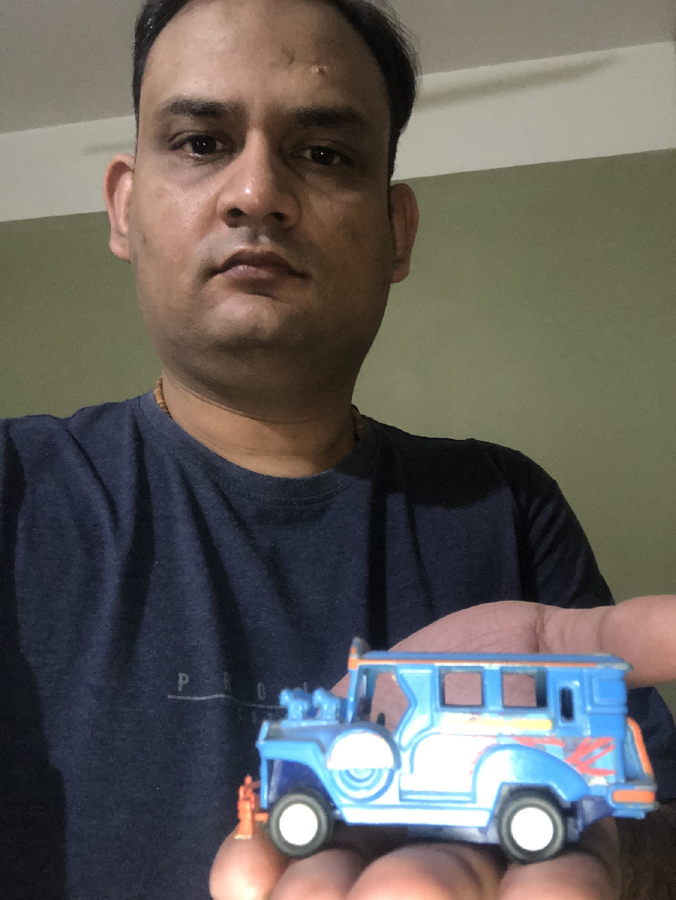
#> input picture session13/session13_A/IMG_0013.jpg, 1351 x 1800 px (shown at 1/2 size)
$ jupyter execute --allow-errors s13_A.ipynb
#> lines starting #> are read from the running program, lines starting #| are printed output that depends on the picture
[cell 1]
import cv2
import numpy as np

#> (a cell that did not finish here is left out)

[cell 3]
# Loading image
img = cv2.imread('IMG_0013.jpg')
#> img is the input picture: shape (1800, 1351, 3); mean B, G, R 91.8, 95.5, 98.8
img = cv2.resize(img, None, fx=0.4, fy=0.4)
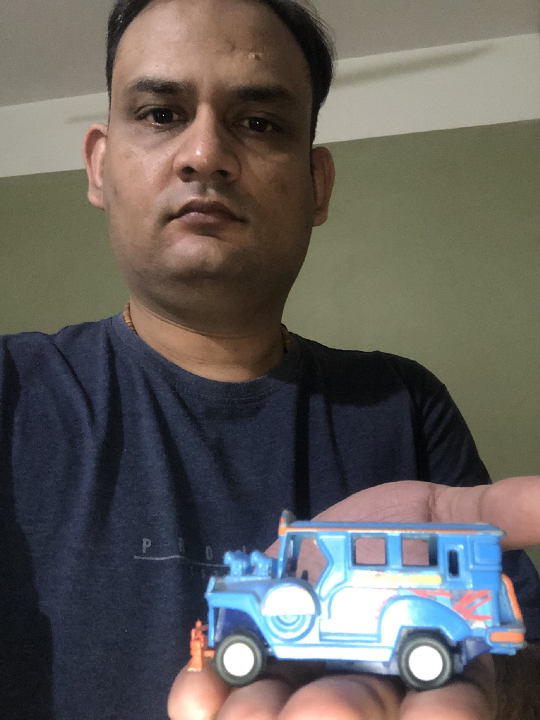
#> img: shape (720, 540, 3); mean B, G, R 91.7, 95.4, 98.8
height, width, channels = img.shape
#> height = 720; width = 540; channels = 3

[cell 4]
# Detecting objects
blob = cv2.dnn.blobFromImage(img, 0.00392, (416, 416), (0, 0, 0), True, crop=False)
#> (the rest of this cell did not finish here and is left out)

[cell 5]
# Showing informations on the screen
class_ids = []
confidences = []
boxes = []
#> (the rest of this cell did not finish here and is left out)

[cell 6]
indexes = cv2.dnn.NMSBoxes(boxes, confidences, 0.5, 0.4)

[cell 7]
font = cv2.FONT_HERSHEY_PLAIN
for i in range(len(boxes)):
    if i in indexes:
        x, y, w, h = boxes[i]
        label = str(classes[class_ids[i]])
        color = colors[i]
        cv2.rectangle(img, (x, y), (x + w, y + h), color, 2)
        cv2.putText(img, label, (x, y + 30), font, 3, color, 3)

cv2.imwrite('IMG_0013_BB.jpg',img)
cv2.imshow("Image", img)
cv2.waitKey(0)
cv2.destroyAllWindows()
